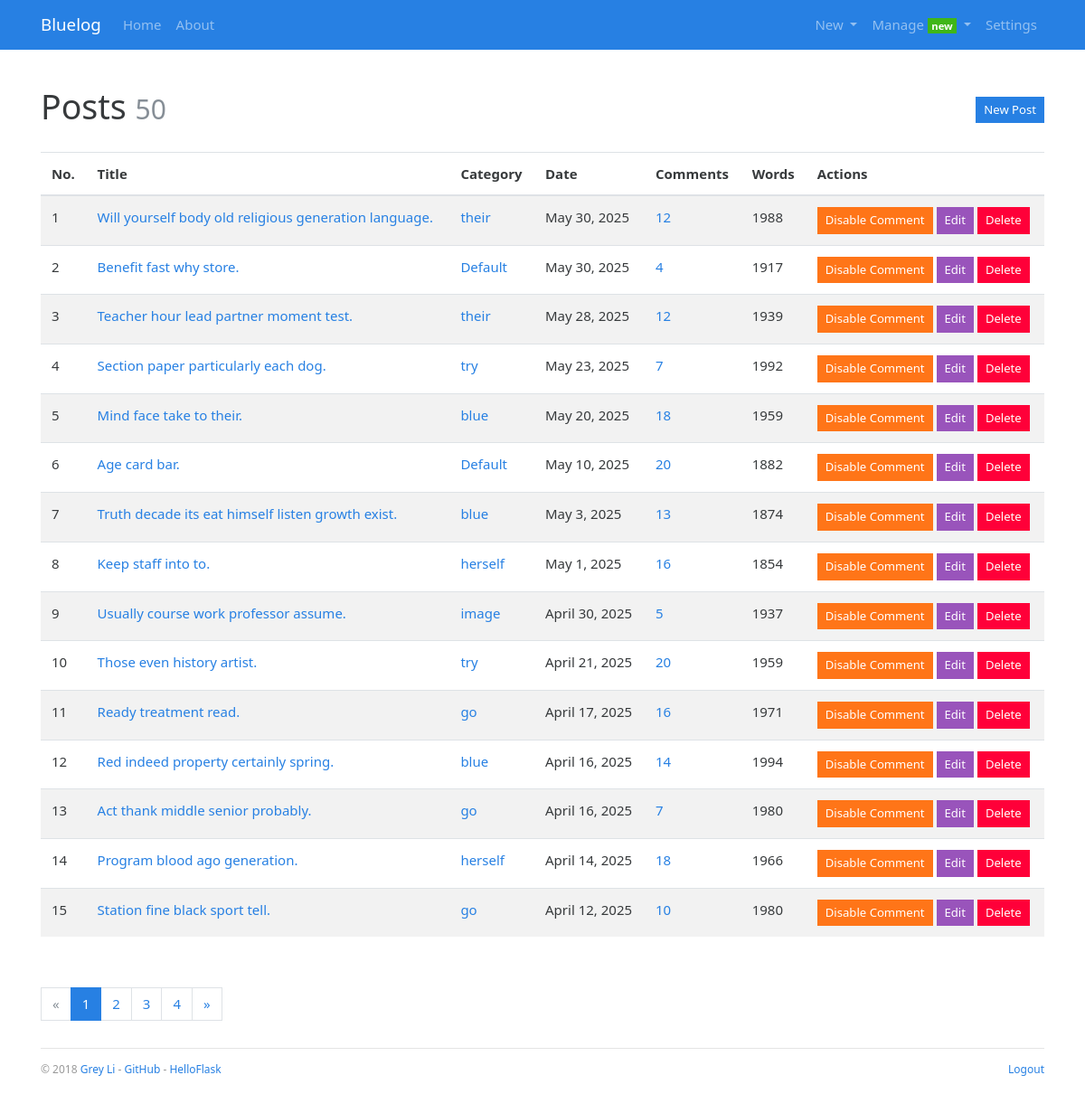
Before: /admin/post/manage (signed in) with the older database file.
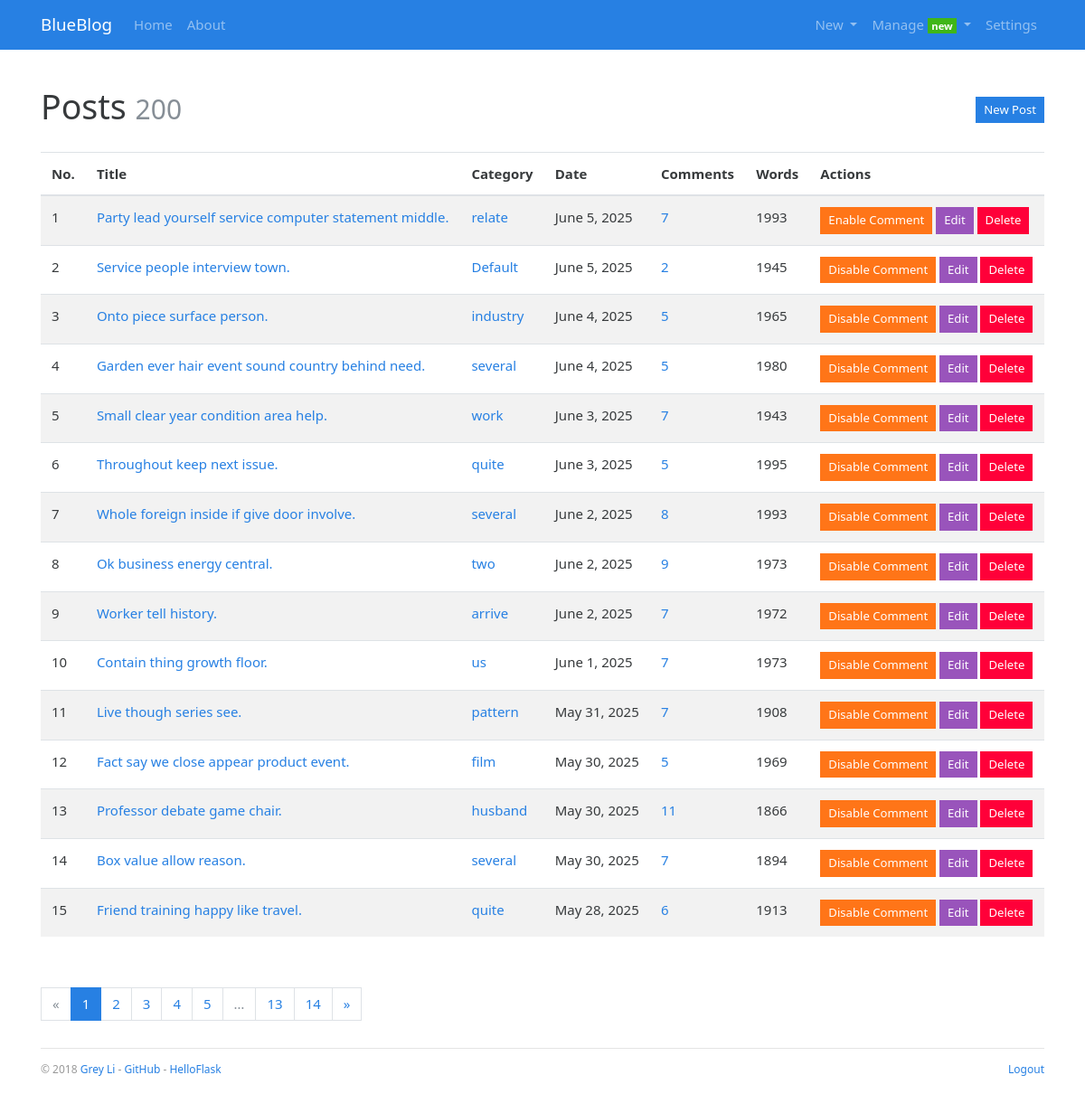
After: the same page with the newer database file.
### blueblog/models.py (models this page shows, shortened)
class Admin(db.Model, UserMixin):
    id = db.Column(db.Integer, primary_key=True)
    username = db.Column(db.String(20))
    password_hash=db.Column(db.String(128))
    blog_title = db.Column(db.String(60))
    blog_sub_title = db.Column(db.String(100))
    name = db.Column(db.String(30))
    about = db.Column(db.Text)

class Post(db.Model):
    id = db.Column(db.Integer, primary_key=True)
    title = db.Column(db.String(100))
    body = db.Column(db.Text)
    timestamp = db.Column(db.DateTime, default=datetime.utcnow,index=True)
    can_comment = db.Column(db.Boolean, default=True)
    category_id = db.Column(db.Integer, db.ForeignKey('category.id'))
    category = db.relationship('Category', back_populates='posts')
    comments = db.relationship('Comment', back_populates='post', cascade='all, delete-orphan')

class Category(db.Model):
    id = db.Column(db.Integer, primary_key=True)
    name = db.Column(db.String(30), unique=True)
    posts = db.relationship('Post', back_populates='category')

### blueblog/blueprints/admin.py (the view)
@admin_bp.route('/post/manage')
@login_required
def manage_post():
    page = request.args.get('page', 1, type=int)
    pagination = Post.query.order_by(Post.timestamp.desc()).paginate(
        page=page, per_page=current_app.config['BLUELOG_MANAGE_POST_PER_PAGE'])
    posts = pagination.items
    return render_template('admin/manage_post.html', page=page, pagination=pagination, posts=posts)

### blueblog/__init__.py (called while the page is built)
def register_template_context(app):
    @app.context_processor
    def make_template_context():
        admin = Admin.query.first()
        categories = Category.query.order_by(Category.name).all()
        links = Link.query.order_by(Link.name).all()
        if current_user.is_authenticated:
            unread_comments = Comment.query.filter_by(reviewed=False).count()
        else:
            unread_comments = None
        return dict(
            admin=admin, categories=categories,
            links=links, unread_comments=unread_comments)

### blueblog/extensions.py (called while the page is built)
@login_manager.user_loader
def load_user(user_id):
    from blueblog.models import Admin
    user = Admin.query.get(int(user_id))
    return user

### blueblog/templates/admin/manage_post.html (shortened to what this page needs)
{% extends 'base.html' %}
{% from 'bootstrap/pagination.html' import render_pagination %}
{% block content %}
<div class="page-header">
    <h1>Posts
        <small class="text-muted">{{ pagination.total }}</small>
        <span class="float-right"><a class="btn btn-primary btn-sm"
                                     href="{{ url_for('.new_post') }}">New Post</a></span>
    </h1>
</div>
{% if posts %}
<table class="table table-striped">
    <thead>
    <tr>
        <th>No.</th>
        <th>Title</th>
        <th>Category</th>
        <th>Date</th>
        <th>Comments</th>
        <th>Words</th>
        <th>Actions</th>
    </tr>
    </thead>
    {% for post in posts %}
    <tr>
        <td>{{ loop.index + ((page - 1) * config.BLUELOG_MANAGE_POST_PER_PAGE) }}</td>
        <td><a href="{{ url_for('blog.show_post', post_id=post.id) }}">{{ post.title }}</a></td>
        <td><a href="{{ url_for('blog.show_category', category_id=post.category.id) }}">{{ post.category.name }}</a>
        </td>
        <td>{{ moment(post.timestamp).format('LL') }}</td>
        <td><a href="{{ url_for('blog.show_post', post_id=post.id) }}#comments">{{ post.comments|length }}</a></td>
        <td>{{ post.body|striptags|length }}</td>
        <td>
            <form class="inline" method="post"
                  action="{{ url_for('.set_comment', post_id=post.id, next=request.full_path) }}">
                <button type="submit" class="btn btn-warning btn-sm">
                    {% if post.can_comment %}Disable{% else %}Enable{% endif %} Comment
                </button>
            </form>
            <a class="btn btn-info btn-sm" href="{{ url_for('.edit_post', post_id=post.id) }}">Edit</a>
            <form class="inline" method="post"
                  action="{{ url_for('.delete_post', post_id=post.id, next=request.full_path) }}">
                <button type="submit" class="btn btn-danger btn-sm" onclick="return confirm('Are you sure?');">Delete
                </button>
            </form>
        </td>
    </tr>
    {% endfor %}
</table>
<div class="page-footer">{{ render_pagination(pagination) }}</div>
{% else %}
<div class="tip"><h5>No posts.</h5></div>
{% endif %}
{% endblock %}

### blueblog/templates/base.html (shortened to what this page needs)
{% from 'bootstrap/nav.html' import render_nav_item %}
<!DOCTYPE html>
<html lang="en">
<head>
    {% block head %}
        <link rel="stylesheet"
              href="{{ url_for('static', filename='css/%s.min.css' % request.cookies.get('theme', 'perfect_blue')) }}"
              type="text/css">
        <link rel="stylesheet" href="{{ url_for('static', filename='css/style.css') }}" type="text/css">
    {% endblock head %}
</head>
<body>
{% block nav %}
    <nav class="navbar navbar-expand-lg navbar-dark bg-primary">
        <div class="container">
            <a class="navbar-brand" href="{{ url_for('blog.index') }}">{{ admin.blog_title }}</a>
            <div class="collapse navbar-collapse" id="navbarColor01">
                <ul class="navbar-nav mr-auto">
                    {{ render_nav_item('blog.index', 'Home') }}
                    {{ render_nav_item('blog.about', 'About') }}
                </ul>
                <ul class="nav navbar-nav navbar-right">
                    {% if current_user.is_authenticated %}
                        <li class="nav-item dropdown">
                            <a href="#" class="nav-link dropdown-toggle" data-toggle="dropdown" role="button"
                               aria-haspopup="true"
                               aria-expanded="false">
                                New
                            </a>
                        </li>
                        <li class="nav-item dropdown">
                            <a href="#" class="nav-link dropdown-toggle" data-toggle="dropdown" role="button"
                               aria-haspopup="true"
                               aria-expanded="false">
                                Manage
                                {% if unread_comments %}
                                    <span class="badge badge-success">new</span>
                                {% endif %}
                            </a>
                        </li>
                        {{ render_nav_item('admin.settings', 'Settings') }}
                    {% endif %}
                </ul>
            </div>
        </div>
    </nav>
{% endblock nav %}
<main class="container">
    {% block content %}{% endblock content %}
    {% block footer %}
        <footer>
            <p class="float-left">
                <small> &copy; 2018 <a href="http://greyli.com" title="Written by Grey Li">Grey Li</a> -
                    <a href="https://github.com/greyli/bluelog" title="Fork me on GitHub">GitHub</a> -
                    <a href="http://helloflask.com" title="A HelloFlask project">HelloFlask</a>
                </small>
            </p>
            <p class="float-right">
                <small>
                    {% if current_user.is_authenticated %}
                        <a href="{{ url_for('auth.logout', next=request.full_path) }}">Logout</a>
                    {% else %}
                        <a href="{{ url_for('auth.login', next=request.full_path) }}">Login</a>
                    {% endif %}
                </small>
            </p>
        </footer>
    {% endblock footer %}
</main>
</body>
</html>

Changed rows visible on the page:
no longer on this page (row edited): Post: title "Benefit fast why store.", category.name "Default", timestamp "May 30, 2025", comments|length "4", body|length "1917", can_comment "Disable"
no longer on this page (row edited): Post: title "Teacher hour lead partner moment test.", category.name "their", timestamp "May 28, 2025", comments|length "12", body|length "1939", can_comment "Disable"
no longer on this page (row edited): Post: title "Section paper particularly each dog.", category.name "try", timestamp "May 23, 2025", comments|length "7", body|length "1992", can_comment "Disable"
no longer on this page (row edited): Post: title "Mind face take to their.", category.name "blue", timestamp "May 20, 2025", comments|length "18", body|length "1959", can_comment "Disable"
no longer on this page (row edited): Post: title "Age card bar.", category.name "Default", timestamp "May 10, 2025", comments|length "20", body|length "1882", can_comment "Disable"
no longer on this page (row edited): Post: title "Truth decade its eat himself listen growth exist.", category.name "blue", timestamp "May 3, 2025", comments|length "13", body|length "1874", can_comment "Disable"
no longer on this page (row edited): Post: title "Keep staff into to.", category.name "herself", timestamp "May 1, 2025", comments|length "16", body|length "1854", can_comment "Disable"
no longer on this page (row edited): Post: title "Usually course work professor assume.", category.name "image", timestamp "April 30, 2025", comments|length "5", body|length "1937", can_comment "Disable"
no longer on this page (row edited): Post: title "Those even history artist.", category.name "try", timestamp "April 21, 2025", comments|length "20", body|length "1959", can_comment "Disable"
removed Post: title "Ready treatment read.", category.name "go", timestamp "April 17, 2025", comments|length "16", body|length "1971", can_comment "Disable"
no longer on this page (row edited): Post: title "Red indeed property certainly spring.", category.name "blue", timestamp "April 16, 2025", comments|length "14", body|length "1994", can_comment "Disable"
no longer on this page (row edited): Post: title "Act thank middle senior probably.", category.name "go", timestamp "April 16, 2025", comments|length "7", body|length "1980", can_comment "Disable"
no longer on this page (row edited): Post: title "Program blood ago generation.", category.name "herself", timestamp "April 14, 2025", comments|length "18", body|length "1966", can_comment "Disable"
no longer on this page (row edited): Post: title "Station fine black sport tell.", category.name "go", timestamp "April 12, 2025", comments|length "10", body|length "1980", can_comment "Disable"
changed Admin: blog_title "Bluelog" → "BlueBlog"
now on this page (row edited): Post: title "Party lead yourself service computer statement middle.", category.name "relate", timestamp "June 5, 2025", comments|length "7", body|length "1993", can_comment "Enable"
added Post: title "Service people interview town.", category.name "Default", timestamp "June 5, 2025", comments|length "2", body|length "1945", can_comment "Disable"
now on this page (row edited): Post: title "Onto piece surface person.", category.name "industry", timestamp "June 4, 2025", comments|length "5", body|length "1965", can_comment "Disable"
added Post: title "Garden ever hair event sound country behind need.", category.name "several", timestamp "June 4, 2025", comments|length "5", body|length "1980", can_comment "Disable"
added Post: title "Small clear year condition area help.", category.name "work", timestamp "June 3, 2025", comments|length "7", body|length "1943", can_comment "Disable"
added Post: title "Throughout keep next issue.", category.name "quite", timestamp "June 3, 2025", comments|length "5", body|length "1995", can_comment "Disable"
added Post: title "Whole foreign inside if give door involve.", category.name "several", timestamp "June 2, 2025", comments|length "8", body|length "1993", can_comment "Disable"
added Post: title "Ok business energy central.", category.name "two", timestamp "June 2, 2025", comments|length "9", body|length "1973", can_comment "Disable"
added Post: title "Worker tell history.", category.name "arrive", timestamp "June 2, 2025", comments|length "7", body|length "1972", can_comment "Disable"
added Post: title "Contain thing growth floor.", category.name "us", timestamp "June 1, 2025", comments|length "7", body|length "1973", can_comment "Disable"
added Post: title "Live though series see.", category.name "pattern", timestamp "May 31, 2025", comments|length "7", body|length "1908", can_comment "Disable"
changed Post: title "Will yourself body old religious generation language." → "Fact say we close appear product event."; category.name "their" → "film"; comments|length "12" → "5"; body|length "1988" → "1969"
added Post: title "Professor debate game chair.", category.name "husband", timestamp "May 30, 2025", comments|length "11", body|length "1866", can_comment "Disable"
now on this page (row edited): Post: title "Box value allow reason.", category.name "several", timestamp "May 30, 2025", comments|length "7", body|length "1894", can_comment "Disable"
added Post: title "Friend training happy like travel.", category.name "quite", timestamp "May 28, 2025", comments|length "6", body|length "1913", can_comment "Disable"
Other visible differences:
{{ pagination.total }}: "50" → "200"
{{ render_pagination(pagination) }}: "« 1 2 3 4 »" → "« 1 2 3 4 5 … 13 14 »"
